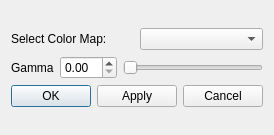
<?xml version="1.0" encoding="UTF-8"?>
<ui version="4.0">
 <class>EditColorMapWidget</class>
 <widget class="QWidget" name="EditColorMapWidget">
  <property name="geometry">
   <rect>
    <x>0</x>
    <y>0</y>
    <width>268</width>
    <height>135</height>
   </rect>
  </property>
  <property name="windowTitle">
   <string>Edit Color Map</string>
  </property>
  <layout class="QGridLayout" name="gridLayout">
   <item row="0" column="0">
    <layout class="QVBoxLayout" name="verticalLayout_2">
     <item>
      <layout class="QHBoxLayout" name="horizontalLayout_3">
       <item>
        <widget class="QLabel" name="colorMapLabel">
         <property name="text">
          <string>Select Color Map:</string>
         </property>
        </widget>
       </item>
       <item>
        <widget class="QComboBox" name="colorMapsComboBox"/>
       </item>
      </layout>
     </item>
     <item>
      <layout class="QVBoxLayout" name="verticalLayout">
       <item>
        <layout class="QHBoxLayout" name="horizontalLayout">
         <item>
          <widget class="QLabel" name="gammaLabel">
           <property name="text">
            <string>Gamma</string>
           </property>
          </widget>
         </item>
         <item>
          <widget class="QDoubleSpinBox" name="gammaBox"/>
         </item>
         <item>
          <widget class="QSlider" name="gammaSlider">
           <property name="orientation">
            <enum>Qt::Horizontal</enum>
           </property>
          </widget>
         </item>
        </layout>
       </item>
      </layout>
     </item>
     <item>
      <layout class="QHBoxLayout" name="horizontalLayout_2">
       <item>
        <widget class="QPushButton" name="okButton">
         <property name="toolTip">
          <string>Apply color map and close this window</string>
         </property>
         <property name="text">
          <string>OK</string>
         </property>
         <property name="default">
          <bool>true</bool>
         </property>
        </widget>
       </item>
       <item>
        <widget class="QPushButton" name="applyButton">
         <property name="toolTip">
          <string>Apply changes</string>
         </property>
         <property name="text">
          <string>Apply</string>
         </property>
        </widget>
       </item>
       <item>
        <widget class="QPushButton" name="cancelButton">
         <property name="toolTip">
          <string>Close window, discard changes</string>
         </property>
         <property name="text">
          <string>Cancel</string>
         </property>
        </widget>
       </item>
       <item>
        <spacer name="horizontalSpacer">
         <property name="orientation">
          <enum>Qt::Horizontal</enum>
         </property>
         <property name="sizeHint" stdset="0">
          <size>
           <width>40</width>
           <height>20</height>
          </size>
         </property>
        </spacer>
       </item>
      </layout>
     </item>
    </layout>
   </item>
  </layout>
 </widget>
 <resources/>
 <connections/>
</ui>
